Frame 1 (no input): blank canvas, image omitted
Frame 60 (no input): blank canvas, image omitted
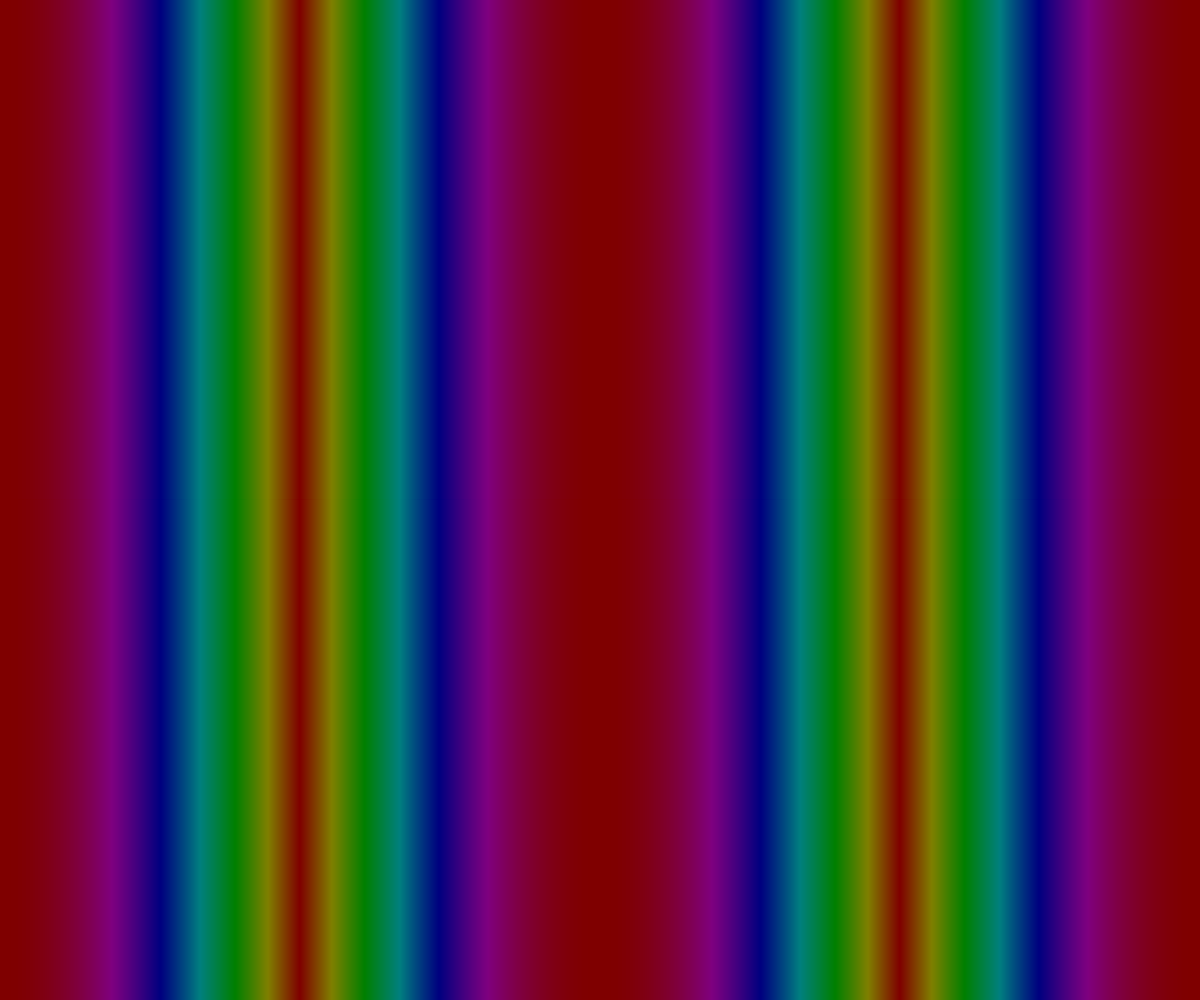
Frame 120 (the mouse pressed at the canvas centre since frame 60)

The p5.js sketch whose frames 1 and 60 were blank and that drew this single picture after the mouse press (run headless with seeded random() and noise() and a simulated clock; from frame 60 on, the mouse is pressed at the canvas centre):

// p5.js sketch
// ── sketch.js
var coswave = [];
var radius = 1;
function setup() {

  createCanvas(windowWidth, windowHeight);
  for (var i = 0; i < width; i++) {
    var amount = map(i, 0, width, 0, 2*PI*radius);
    coswave[i] = abs(cos(amount)*360);
    console.log(coswave[i]);
  }
  background(255);
  //noLoop();
  colorMode(HSB,360,1,1);
}

function draw() {
  var y1 = 0;
  var y2 = height;
  var mouseYMapped= map(mouseY, 0, height, 0,1);
  for (var i = 0; i < width; i+=1) {
    stroke(coswave[i],1,mouseYMapped);
    line(i, y1, i, y2);
  }

  // y1 = y2;
  // y2 = y1 + y1;
  // for (var i = 0; i < width; i+=3) {
  //   stroke(coswave[i]*255 / 4);
  //   line(i, y1, i, y2);
  // }
  //
  // y1 = y2;
  // y2 = height;
  // for (var i = 0; i < width; i+=3) {
  //   stroke(255 - coswave[i]*255);
  //   line(i, y1, i, y2);
  // }
}
